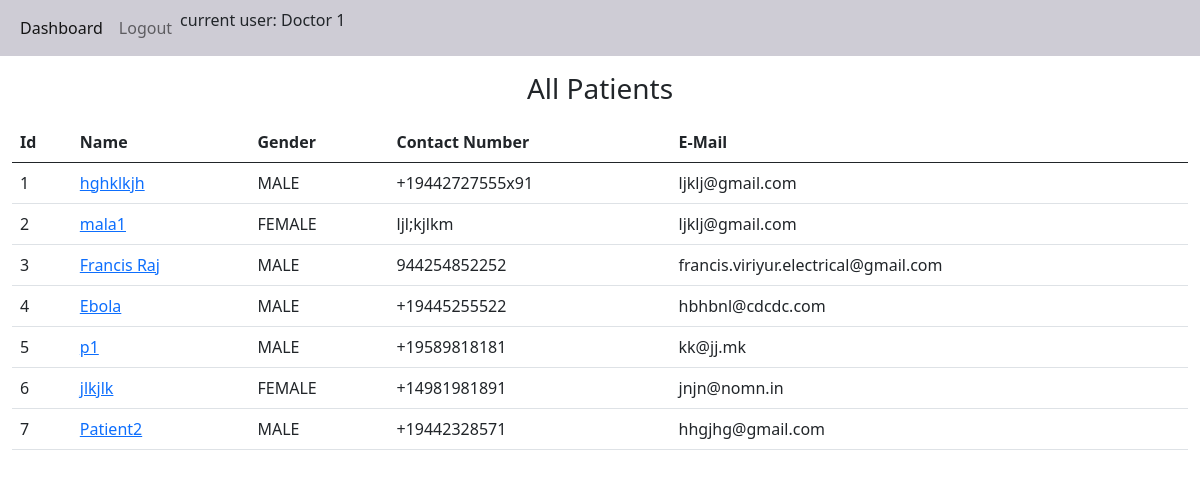
The app's page /patients/all-patients (signed in) with its own data.
### patients/models.py (models this page shows, shortened)
class PatientDetail(models.Model):
    MALE = 'MALE'
    FEMALE = 'FEMALE'
    GENDER_CHOICES = [
        (MALE, "Male"),
        (FEMALE, "Female")
    ]
    patient_name = models.CharField(max_length=64)
    gender = models.CharField(max_length=8, choices=GENDER_CHOICES)
    date_of_birth = models.DateField()
    address = models.CharField(max_length=1024)
    contact_number = PhoneField(blank=False, null=False)
    email = models.EmailField(blank=True, null=True)
    qualification = models.CharField(max_length=32, blank=True)
    occupation = models.CharField(max_length=32, blank=True)

### patients/views.py (the view)
# urls.py: path('all-patients', AllPatients.as_view(), name='all-patients'),
class AllPatients(ListView):
    model = PatientDetail
    template_name = 'patients/all_patients.html'

### patients/templates/patients/all_patients.html
{%  extends "base.html" %}
{% block content %}
    <div class="container-fluid">
        <div class="row">
            <div class="col-12 text-center h3 mt-3 mb-3">All Patients</div>
        </div>
        <table class="table">
            <thead>
                <th scope="col">Id</th>
                <th scope="col">Name</th>
                <th scope="col">Gender</th>
                <th scope="col">Contact Number</th>
                <th scope="col">E-Mail</th>
            </thead>
            <tbody>
                {% for patient in object_list %}
                <tr>
                    <td>{{ patient.id }}</td>
                    <td><a href="{% url 'patient-detail-view' pk=patient.id %}">{{ patient.patient_name }}</a></td>
                    <td>{{ patient.gender }}</td>
                    <td>{{ patient.contact_number }}</td>
                    <td>{{ patient.email }}</td>
                </tr>
                {% endfor %}
            </tbody>
        </table>
    </div>
{% endblock %}

### templates/base.html (shortened to what this page needs)
<!DOCTYPE html>
<html lang="en">
<head>
    <link rel="stylesheet" href="/static/bootstrap-5/css/bootstrap.min.css">
    <link rel="stylesheet" href="/static/css/base.css">
</head>
<body>
<nav id="asir-bhavan-navbar" class="navbar navbar-expand-lg navbar-light bg-light">
    <div class="container-fluid">
        <ul class="navbar-nav">
            {% if user.is_authenticated %}
            <li class="nav-item">
                <a class="nav-link active" href="{% url "dashboard" %}">Dashboard</a>
            </li>
            <li class="nav-item">
                <a class="nav-link" href="{% url "logout" %}">Logout</a>
            </li>
            <li class="nav-item">
                <p>current user: {{ user.first_name }}</p>
            </li>
            {% else %}
            <li class="nav-item">
                <a class="nav-link" href="{% url "login" %}">Login</a>
            </li>
            {% endif %}
        </ul>
    </div>
</nav>
{% block content %}
{% endblock %}
</body>
</html>

### static/css/base.css (style rules this page uses)
.nav-link { cursor: pointer; }
#asir-bhavan-navbar { background-color: #ceccd5 !important; }

### records on screen
PatientDetail: id "1", patient_name "hghklkjh", gender "MALE", contact_number "+19442727555x91", email "ljklj@gmail.com"
PatientDetail: id "2", patient_name "mala1", gender "FEMALE", contact_number "ljl;kjlkm", email "ljklj@gmail.com"
PatientDetail: id "3", patient_name "Francis Raj", gender "MALE", contact_number "944254852252", email "francis.viriyur.electrical@gmail.com"
PatientDetail: id "4", patient_name "Ebola", gender "MALE", contact_number "+19445255522", email "hbhbnl@cdcdc.com"
PatientDetail: id "5", patient_name "p1", gender "MALE", contact_number "+19589818181", email "kk@jj.mk"
PatientDetail: id "6", patient_name "jlkjlk", gender "FEMALE", contact_number "+14981981891", email "jnjn@nomn.in"
PatientDetail: id "7", patient_name "Patient2", gender "MALE", contact_number "+19442328571", email "hhgjhg@gmail.com"

### other values on screen
{{ user.first_name }} "Doctor 1"
